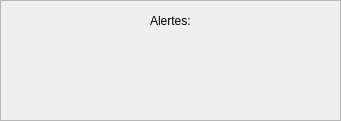
    <widget class="QFrame" name="frame_alerts">
     <property name="geometry">
      <rect>
       <x>270</x>
       <y>330</y>
       <width>341</width>
       <height>121</height>
      </rect>
     </property>
     <property name="frameShape">
      <enum>QFrame::StyledPanel</enum>
     </property>
     <property name="frameShadow">
      <enum>QFrame::Raised</enum>
     </property>
     <widget class="QLabel" name="label_4">
      <property name="geometry">
       <rect>
        <x>100</x>
        <y>50</y>
        <width>61</width>
        <height>51</height>
       </rect>
      </property>
      <property name="text">
       <string/>
      </property>
      <property name="pixmap">
       <pixmap>images/luz_verde0_cruz_peq2.png</pixmap>
      </property>
      <property name="scaledContents">
       <bool>true</bool>
      </property>
     </widget>
     <widget class="QLabel" name="under_voltage_tool">
      <property name="geometry">
       <rect>
        <x>170</x>
        <y>50</y>
        <width>64</width>
        <height>51</height>
       </rect>
      </property>
      <property name="text">
       <string/>
      </property>
      <property name="pixmap">
       <pixmap>images/pinza_verde_peq2.png</pixmap>
      </property>
      <property name="scaledContents">
       <bool>true</bool>
      </property>
     </widget>
     <widget class="QLabel" name="label_6">
      <property name="geometry">
       <rect>
        <x>240</x>
        <y>50</y>
        <width>62</width>
        <height>51</height>
       </rect>
      </property>
      <property name="text">
       <string/>
      </property>
      <property name="pixmap">
       <pixmap>images/emergency_verde_peq.png</pixmap>
      </property>
      <property name="scaledContents">
       <bool>true</bool>
      </property>
     </widget>
     <widget class="QLabel" name="weight_label_4">
      <property name="geometry">
       <rect>
        <x>150</x>
        <y>10</y>
        <width>91</width>
        <height>21</height>
       </rect>
      </property>
      <property name="text">
       <string>Alertes:</string>
      </property>
     </widget>
     <widget class="QLabel" name="label_door">
      <property name="geometry">
       <rect>
        <x>30</x>
        <y>50</y>
        <width>61</width>
        <height>51</height>
       </rect>
      </property>
      <property name="text">
       <string/>
      </property>
      <property name="pixmap">
       <pixmap>images/puerta_verde_peq.png</pixmap>
      </property>
      <property name="scaledContents">
       <bool>true</bool>
      </property>
     </widget>
    </widget>
